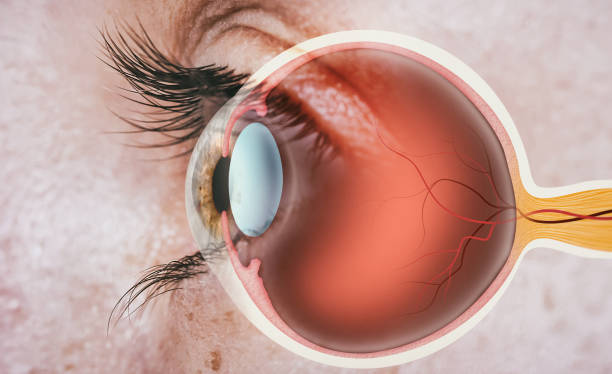
#> input picture eye img.jpeg, 612 x 374 px, found by its file name
$ python bellcurve.py
#> lines starting #> are read from the running program, lines starting #| are printed output that depends on the picture
import numpy as np
import cv2


# Step 1: Create Gaussian Kernel
def create_gaussian_kernel(size=3, sigma=1.0):

    kernel = np.zeros((size, size), dtype=np.float32)
    k = size // 2

    for x in range(-k, k + 1):
        for y in range(-k, k + 1):

            exponent = -(x**2 + y**2) / (2 * sigma**2)
            kernel[x + k, y + k] = np.exp(exponent)

    # Normalize
    kernel = kernel / np.sum(kernel)

    return kernel


# Step 2: Apply Gaussian Filter
def apply_gaussian_blur(image, size=3, sigma=1.0):

    h, w = image.shape
    k = size // 2

    # Create kernel
    kernel = create_gaussian_kernel(size, sigma)

    print("Gaussian Kernel:")
    print(kernel)

    # Padding
    padded_image = np.pad(image, k, mode='edge')

    # Output image
    output = np.zeros((h, w), dtype=np.float32)

    # Convolution
    for i in range(h):
        for j in range(w):

            region = padded_image[
                i:i + size,
                j:j + size
            ]

            output[i, j] = np.sum(region * kernel)

    return np.clip(output, 0, 255).astype(np.uint8)


# Step 3: Read Image
image = cv2.imread(r"C:\Image_processing\eye img.jpeg")
#> image is the input picture: shape (374, 612, 3); mean B, G, R 147.6, 156.1, 194.6

if image is None:
    print("Error: Image not found!")
    exit()

# Convert to grayscale
gray_image = cv2.cvtColor(image, cv2.COLOR_BGR2GRAY)
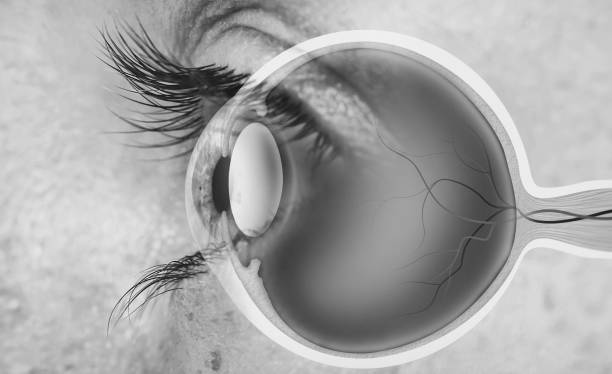
#> gray_image: shape (374, 612); min 5, max 251, mean 166.6


# Step 4: Apply Gaussian Filter
custom_blurred = apply_gaussian_blur(
    gray_image,
    size=3,
    sigma=5.0
)


# Step 5: Display
cv2.imshow("Original Image", gray_image)
cv2.imshow("Gaussian Filtered Image", custom_blurred)

cv2.waitKey(0)
cv2.destroyAllWindows()
